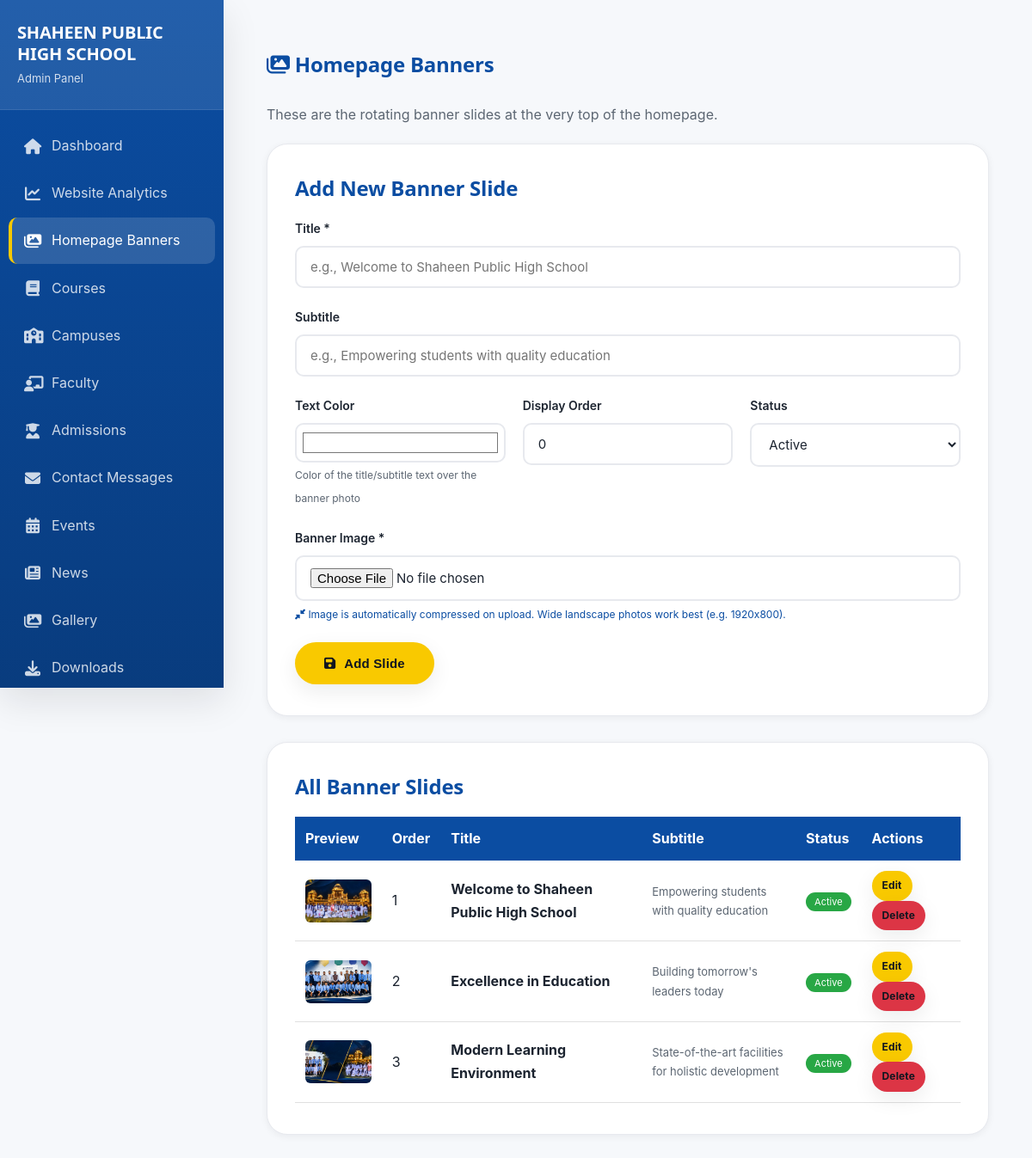
/AdminCP/manage_hero_slides.php (signed in), run on the app's committed database.
### tables this page shows
CREATE TABLE `hero_carousel` (
  `id` int(11) NOT NULL,
  `image_path` varchar(255) NOT NULL,
  `title` varchar(200) DEFAULT NULL,
  `subtitle` text DEFAULT NULL,
  `text_color` varchar(20) DEFAULT '#ffffff',
  `display_order` int(11) DEFAULT 0,
  `status` enum('active','inactive') DEFAULT 'active',
  `created_at` timestamp NOT NULL DEFAULT current_timestamp(),
  `updated_at` timestamp NOT NULL DEFAULT current_timestamp() ON UPDATE current_timestamp()
);

### AdminCP/manage_hero_slides.php (the view, shortened to what this page needs)
<?php
require_once '../includes/config.php';
$edit_slide = null;
$slides = mysqli_query($conn, "SELECT * FROM hero_carousel ORDER BY display_order ASC, id ASC");
?>
<!DOCTYPE html>
<html lang="en">
<head>
    <link rel="stylesheet" href="../css/style.css">
    <link rel="stylesheet" href="https://cdnjs.cloudflare.com/ajax/libs/font-awesome/6.4.0/css/all.min.css">
    <link rel="stylesheet" href="assets/admin.css">
</head>
<body style="background: var(--bg-light);">
<div class="admin-shell">
<?php $active_page = 'manage_hero_slides.php'; include 'includes/sidebar.php'; ?>
<div class="main-content">
    <div class="container" style="padding: 30px 20px;">
        <div style="display: flex; justify-content: space-between; align-items: center; margin-bottom: 30px; flex-wrap: wrap; gap: 15px;">
            <div class="admin-topbar-left">
                <h1 style="color: var(--primary-color); margin:0;"><i class="fas fa-images"></i> Homepage Banners</h1>
            </div>
        </div>
        <p style="color: var(--text-light); margin-bottom: 20px;">These are the rotating banner slides at the very top of the homepage.</p>
        <div class="card" style="margin-bottom: 30px;">
            <h2 style="color: var(--primary-color); margin-bottom: 20px;"><?php echo $edit_slide ? 'Edit Banner Slide' : 'Add New Banner Slide'; ?></h2>
            <form method="POST" enctype="multipart/form-data">
                <div class="form-group">
                    <label>Title *</label>
                    <input type="text" name="title" required value="<?php echo $edit_slide ? htmlspecialchars($edit_slide['title']) : ''; ?>" placeholder="e.g., Welcome to Shaheen Public High School">
                </div>
                <div class="form-group">
                    <label>Subtitle</label>
                    <input type="text" name="subtitle" value="<?php echo $edit_slide ? htmlspecialchars($edit_slide['subtitle']) : ''; ?>" placeholder="e.g., Empowering students with quality education">
                </div>
                <div style="display: grid; grid-template-columns: 1fr 1fr 1fr; gap: 20px;">
                    <div class="form-group">
                        <label>Text Color</label>
                        <input type="color" name="text_color" value="<?php echo $edit_slide ? htmlspecialchars($edit_slide['text_color']) : '#ffffff'; ?>" style="height: 46px; padding: 5px; cursor: pointer;">
                        <small style="color: var(--text-light); font-size: 12px;">Color of the title/subtitle text over the banner photo</small>
                    </div>
                    <div class="form-group">
                        <label>Display Order</label>
                        <input type="number" name="display_order" value="<?php echo $edit_slide ? intval($edit_slide['display_order']) : 0; ?>">
                    </div>
                    <div class="form-group">
                        <label>Status</label>
                        <select name="status">
                            <option value="active" <?php echo (!$edit_slide || $edit_slide['status'] == 'active') ? 'selected' : ''; ?>>Active</option>
                        </select>
                    </div>
                </div>
                <div class="form-group">
                    <label>Banner Image <?php echo $edit_slide ? '(optional - leave empty to keep current)' : '*'; ?></label>
                    <input type="file" name="image" accept="image/*" <?php echo !$edit_slide ? 'required' : ''; ?>>
                    <small style="color: var(--primary-color); font-size: 12px; display: block; margin-top: 6px;"><i class="fas fa-compress-alt"></i> Image is automatically compressed on upload. Wide landscape photos work best (e.g. 1920x800).</small>
                </div>
                <button type="submit" class="btn btn-primary">
                    <i class="fas fa-save"></i> <?php echo $edit_slide ? 'Update Slide' : 'Add Slide'; ?>
                </button>
            </form>
        </div>
        <div class="card" style="overflow-x: auto;">
            <h2 style="color: var(--primary-color); margin-bottom: 20px;">All Banner Slides</h2>
            <?php if ($slides && mysqli_num_rows($slides) > 0): ?>
                <table style="width: 100%; border-collapse: collapse;">
                    <thead>
                        <tr style="background: var(--primary-color); color: white;">
                            <th style="padding: 12px; text-align: left;">Preview</th>
                            <th style="padding: 12px; text-align: left;">Order</th>
                            <th style="padding: 12px; text-align: left;">Title</th>
                            <th style="padding: 12px; text-align: left;">Subtitle</th>
                            <th style="padding: 12px; text-align: left;">Status</th>
                            <th style="padding: 12px; text-align: left;">Actions</th>
                        </tr>
                    </thead>
                    <tbody>
                        <?php while ($slide = mysqli_fetch_assoc($slides)): ?>
                            <tr style="border-bottom: 1px solid #e0e0e0;">
                                <td style="padding: 12px;">
                                    <img src="../<?php echo htmlspecialchars($slide['image_path']); ?>" style="width: 90px; height: 50px; object-fit: cover; border-radius: 6px;">
                                </td>
                                <td style="padding: 12px;"><?php echo intval($slide['display_order']); ?></td>
                                <td style="padding: 12px;"><strong><?php echo htmlspecialchars($slide['title']); ?></strong></td>
                                <td style="padding: 12px; max-width: 250px; font-size: 13px; color: var(--text-light);"><?php echo htmlspecialchars(mb_strimwidth($slide['subtitle'], 0, 60, '...')); ?></td>
                                <td style="padding: 12px;"><span style="background: <?php echo $slide['status'] == 'active' ? '#28a745' : '#dc3545'; ?>; color: white; padding: 4px 10px; border-radius: 20px; font-size: 11px;"><?php echo ucfirst($slide['status']); ?></span></td>
                                <td style="padding: 12px;">
                                    <a href="?edit=<?php echo $slide['id']; ?>" class="btn btn-primary" style="padding: 5px 10px; font-size: 12px; margin-right: 5px;">Edit</a>
                                    <a href="?action=delete&id=<?php echo $slide['id']; ?>" class="btn btn-primary" style="padding: 5px 10px; font-size: 12px; background: #dc3545;" onclick="return confirm('Delete this banner slide?')">Delete</a>
                                </td>
                            </tr>
                        <?php endwhile; ?>
                    </tbody>
                </table>
            <?php else: ?>
                <p style="text-align: center; padding: 30px; color: var(--text-light);">No banner slides yet - the homepage will fall back to a single static hero image (set in Settings) until you add at least one here.</p>
            <?php endif; ?>
        </div>
    </div>
    </div>
</div>
</body>
</html>

### AdminCP/includes/sidebar.php (shortened to what this page needs)
<?php
$active_page = $active_page ?? basename($_SERVER['PHP_SELF']);
$admin_nav_links = [
    ['dashboard.php', 'fa-home', 'Dashboard'],
    ['analytics.php', 'fa-chart-line', 'Website Analytics'],
    ['manage_hero_slides.php', 'fa-images', 'Homepage Banners'],
    ['manage_courses.php', 'fa-book', 'Courses'],
    ['manage_campuses.php', 'fa-school', 'Campuses'],
    ['manage_faculty.php', 'fa-chalkboard-teacher', 'Faculty'],
    ['manage_admissions.php', 'fa-user-graduate', 'Admissions'],
    ['manage_contacts.php', 'fa-envelope', 'Contact Messages'],
    ['manage_events.php', 'fa-calendar-alt', 'Events'],
    ['manage_news.php', 'fa-newspaper', 'News'],
    ['manage_gallery.php', 'fa-images', 'Gallery'],
    ['manage_downloads.php', 'fa-download', 'Downloads'],
    ['manage_alumni.php', 'fa-user-graduate', 'Alumni'],
    ['manage_alumni_reviews.php', 'fa-star', 'Alumni Reviews'],
    ['manage_datesheets.php', 'fa-calendar-check', 'Exam Datesheets'],
    ['manage_board_results.php', 'fa-trophy', 'Board Results'],
    ['manage_notifications.php', 'fa-bullhorn', 'Notifications'],
    ['manage_leadership.php', 'fa-users', 'Leadership Messages'],
    ['manage_feature_cards.php', 'fa-th-large', 'Feature Cards'],
    ['manage_fee_items.php', 'fa-money-bill-wave', 'Fee Information'],
    ['manage_faqs.php', 'fa-question-circle', 'FAQs'],
    ['settings.php', 'fa-cog', 'Settings'],
];
?>
<div class="sidebar" id="adminSidebar">
    <div class="sidebar-header">
        <div>
            <h2><?php echo SITE_NAME; ?></h2>
            <p>Admin Panel</p>
        </div>
    </div>
    <div class="sidebar-menu">
        <?php foreach ($admin_nav_links as [$href, $icon, $label]): ?>
        <a href="<?php echo $href; ?>" class="<?php echo $active_page === $href ? 'active' : ''; ?>">
            <i class="fas <?php echo $icon; ?>"></i>
            <span><?php echo $label; ?></span>
        </a>
        <?php endforeach; ?>
    </div>
</div>

### css/style.css (style rules this page uses)
:root { --primary-color: #0B4DA2; --secondary-color: #FFFFFF; --accent-color: #F9C900; --ink: #10151f; --text-dark: #1c2430; --text-light: #5c6672; --muted: #8892a0; --border-color: #e7e9ee; --bg-light: #f6f8fb; --surface: #ffffff; --primary-dark: #0a3a7a; --primary-dark: color-mix(in srgb, var(--primary-color) 78%, black); --primary-soft: #eaf1fb; --primary-soft: color-mix(in srgb, var(--primary-color) 8%, white); --accent-dark: #d1a900; --accent-dark: color-mix(in srgb, var(--accent-color) 80%, black); --font-display: 'Plus Jakarta Sans', 'Poppins', 'Segoe UI', sans-serif; --font-body: 'Inter', 'Segoe UI', Tahoma, Geneva, Verdana, sans-serif; --radius-sm: 10px; --radius-md: 16px; --radius-lg: 24px; --radius-pill: 999px; --shadow-xs: 0 2px 8px rgba(16, 21, 31, 0.06); --shadow-sm: 0 8px 24px rgba(16, 21, 31, 0.08); --shadow-md: 0 16px 40px rgba(16, 21, 31, 0.10); --shadow-lg: 0 30px 70px rgba(16, 21, 31, 0.14); --shadow: var(--shadow-sm); --shadow-lg-legacy: var(--shadow-md); --container-width: 1240px; --transition: 280ms cubic-bezier(.4,0,.2,1); }
* { margin: 0; padding: 0; box-sizing: border-box; }
html { scroll-behavior: smooth; }
body { font-family: var(--font-body); color: var(--text-dark); line-height: 1.7; overflow-x: hidden; background: var(--surface); -webkit-font-smoothing: antialiased; -moz-osx-font-smoothing: grayscale; }
h1, h2, h3, h4, h5, h6 { font-family: var(--font-display); color: var(--ink); line-height: 1.25; letter-spacing: -0.01em; }
img { max-width: 100%; height: auto; display: block; }
a { text-decoration: none; color: inherit; transition: color var(--transition), background var(--transition), border-color var(--transition), transform var(--transition), box-shadow var(--transition); }
p { color: var(--text-light); }
.container { max-width: var(--container-width); margin: 0 auto; padding: 0 24px; }
.btn { display: inline-flex; align-items: center; justify-content: center; gap: 10px; padding: 14px 32px; border-radius: var(--radius-pill); font-weight: 700; font-size: 15px; letter-spacing: .01em; transition: all var(--transition); cursor: pointer; border: 2px solid transparent; }
.btn-primary { background: var(--accent-color); color: var(--ink); box-shadow: var(--shadow-sm); }
.card { background: var(--surface); border-radius: var(--radius-lg); padding: 36px 32px; box-shadow: var(--shadow-xs); transition: all var(--transition); border: 1px solid var(--border-color); }
.form-group { margin-bottom: 22px; }
.form-group label { display: block; margin-bottom: 8px; font-weight: 600; color: var(--text-dark); font-size: 14px; }
.form-group input, .form-group select, .form-group textarea { width: 100%; padding: 13px 16px; border: 2px solid var(--border-color); border-radius: var(--radius-sm); font-size: 15px; transition: all var(--transition); font-family: inherit; background: var(--surface); color: var(--text-dark); }

### data on the page
hero_carousel: image_path (picture), display_order "1", title "Welcome to Shaheen Public High School", subtitle "Empowering students with quality education", status "Active"
hero_carousel: image_path (picture), display_order "2", title "Excellence in Education", subtitle "Building tomorrow's leaders today", status "Active"
hero_carousel: image_path (picture), display_order "3", title "Modern Learning Environment", subtitle "State-of-the-art facilities for holistic development", status "Active"

### other printed values
SITE_NAME "SHAHEEN PUBLIC HIGH SCHOOL"
$label "Dashboard"
$label "Website Analytics"
$label "Homepage Banners"
$label "Courses"
$label "Campuses"
$label "Faculty"
$label "Admissions"
$label "Contact Messages"
$label "Events"
$label "News"
$label "Gallery"
$label "Downloads"
